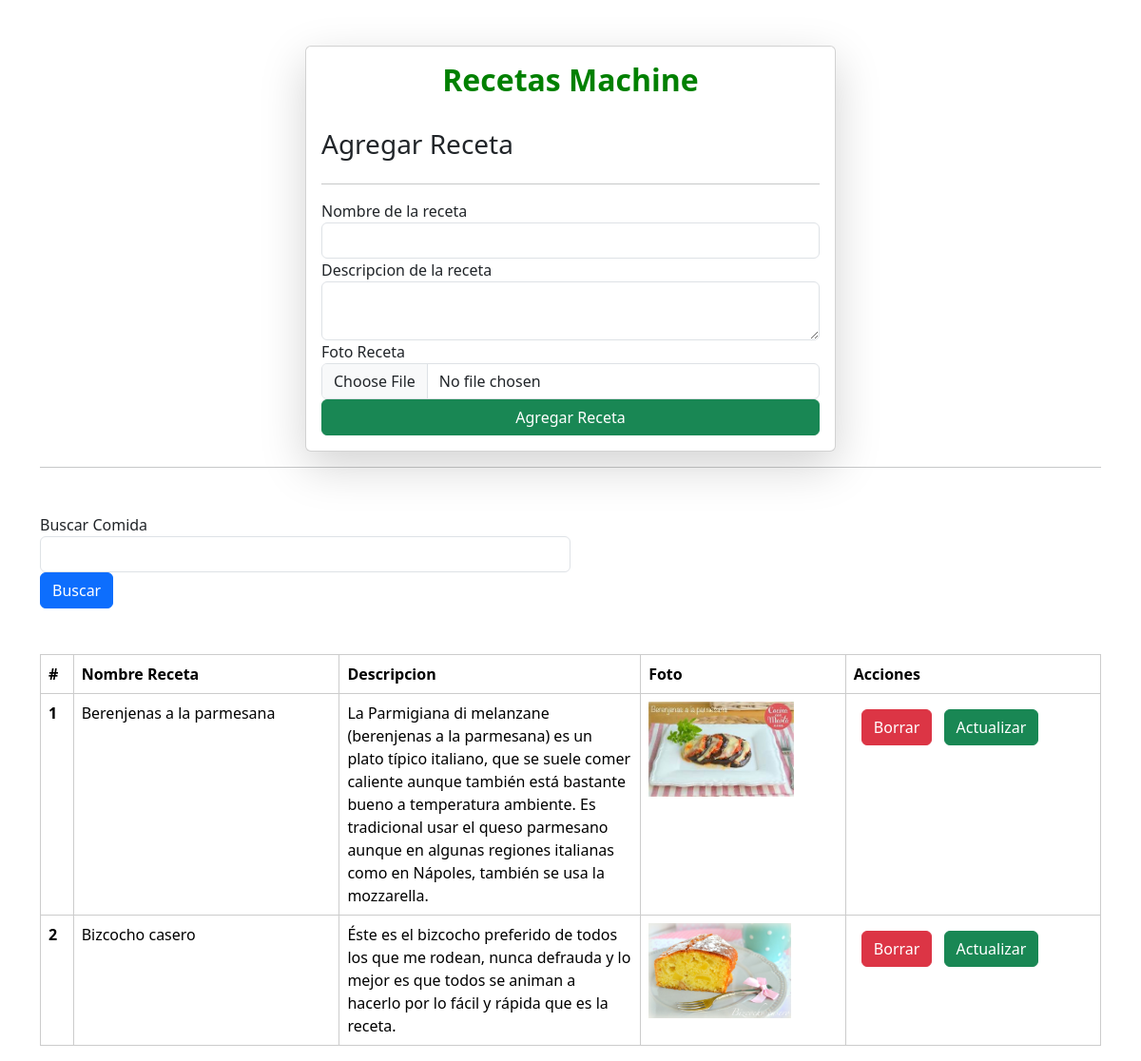
The page / on the database its author committed.
### app_receta/models.py (models this page shows, shortened)
class Receta(models.Model):
    user = models.ForeignKey(User, on_delete=models.SET_NULL, null=True, blank=True)
    nombre_receta = models.CharField(max_length=100)
    descripcion_receta = models.TextField()
    imagen_receta = models.ImageField(upload_to="recetas", null=True, blank=True)
    ver_contar_receta = models.PositiveIntegerField(default=1)

### app_receta/views.py (the view, shortened to what this page needs)
# urls.py: path('', views.recetas, name='recetas'),
def recetas(request):
    las_recetas=Receta.objects.all()
    if request.GET.get('buscar'):
        las_recetas=las_recetas.filter(nombre_receta__icontains=request.GET.get('buscar'))
    diccionario = {'las_recetas': las_recetas}
    return render(request, 'receta.html', diccionario)

### app_receta/templates/receta.html (shortened to what this page needs)
{% extends "base.html" %}
{% block inicio %}
<div class="container mt-5">
    <form class="col-6 mx-auto card p-3 shadow-lg" method="post" enctype="multipart/form-data">
        <h2 class="text  text-center"> Recetas Machine </h2>
        <br>
        <h3>Agregar Receta</h3>
        <hr>
        <div class="form-group">
          <label for="nombre_receta">Nombre de la receta</label>
          <input name="nombre_receta" type="text" class="form-control"  required>
         </div>
        <div class="form-group">
          <label for="descripcion_receta"  >Descripcion de la receta</label>
          <textarea name="descripcion_receta" type="text" class="form-control" required ></textarea>
        </div>
        <div class="form-group">
            <label for="imagen_receta">Foto Receta</label>
            <input name="imagen_receta" type="file" class="form-control" >
          </div>
        <button type="submit" class="btn btn-success">Agregar Receta</button>
      </form>
      <hr>
      <div class="class mt-5">
        <form action="">
          <div class="max-auto col-6">
            <div class="form-group">
              <label for="buscar">Buscar Comida</label>
              <input name="buscar" type="text" class="form-control">
            </div>
            <button type="submit" class="btn btn-primary "> Buscar</button>
          </form>
        </div>
      </div>
      <table class="table mt-5">
        <thead>
          <tr>
            <th scope="col">#</th>
            <th scope="col">Nombre Receta</th>
            <th scope="col">Descripcion</th>
            <th scope="col">Foto</th>
            <th scope="col">Acciones</th>
          </tr>
        </thead>
        <tbody>
            {% for receta in las_recetas %}
          <tr>
            <th scope="row">{{forloop.counter}}</th>
            <td>{{receta.nombre_receta}}</td>
            <td style="max-width: 250px; word-wrap: break-word; white-space: normal;">
            {{ receta.descripcion_receta }}
            </td>
            <td>
                <img src="/media/{{receta.imagen_receta}}" style="height: 100px;">
             </td>
                <td>
                    <a href="/borrar_receta/{{receta.id }}" class="btn btn-danger m-2">Borrar</a>
                    <a href="/actualizar_receta/{{receta.id}}" class="btn btn-success">Actualizar</a>
                </td>
          </tr>
          {% endfor %}
        </tbody>
      </table>
{% endblock inicio %}

### app_receta/templates/base.html (shortened to what this page needs)
<!DOCTYPE html>
<html lang="en">
<head>
    <link href="https://cdn.jsdelivr.net/npm/bootstrap@5.3.7/dist/css/bootstrap.min.css" rel="stylesheet" >
</head>
<body>
    {% block inicio %}{% endblock inicio %}
</body>
</html>

### app_receta/templates/base.html (style rules this page uses)
table { width: 80%; margin: 20px auto; border-collapse: collapse; }
th, td { padding: 10px; border: 1px solid #ccc; text-align: left; }
th { background-color: #f2f2f2; }
tr:nth-child(even) { background-color: #f9f9f9; }

### app_receta/templates/receta.html (style rules this page uses)
.text { color: green; font-weight: bold; }

### rows shown on the page
Receta: nombre_receta "Berenjenas a la parmesana", descripcion_receta "La Parmigiana di melanzane (berenjenas a la parmesana) es un plato típico italiano, que se suele comer caliente aunque también está bastante bueno a temperatura ambiente. Es tradicional usar el queso parmesano aunque en algunas regiones italianas como en Nápoles, también se usa la mozzarella.", imagen_receta (picture)
Receta: nombre_receta "Bizcocho casero", descripcion_receta "Éste es el bizcocho preferido de todos los que me rodean, nunca defrauda y lo mejor es que todos se animan a hacerlo por lo fácil y rápida que es la receta.", imagen_receta (picture)
